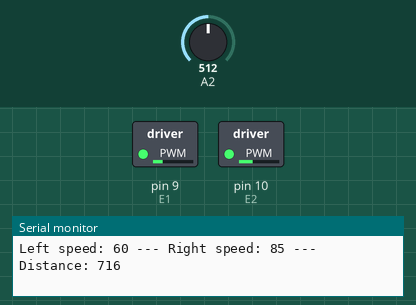
The sketch below on a simulated Arduino Uno, built with avr-gcc and run on an emulated ATmega328P. On the bench: switched loads named in the sketch (green lamp = pin HIGH), the last lines printed to the serial monitor. The inputs (shaded band) are chosen by the test bench; at power-on: A2 = 512.

Above: at 1.4 s.
1.5 s: A2 set to 122
At 2.4 s:
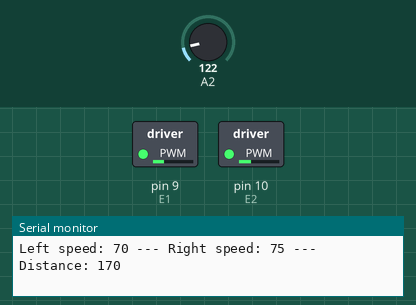
3.4 s: A2 set to 306
At 4.0 s:
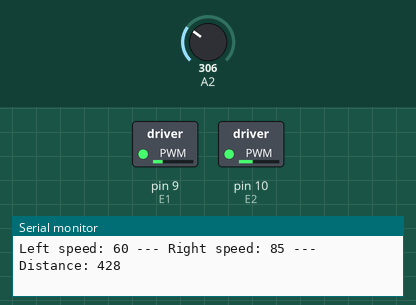
5.2 s: A2 set to 50
At 6.8 s:
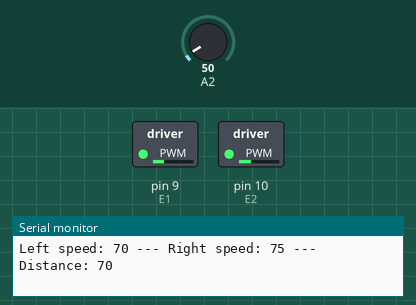
Timing chart, 0 to 8.3 s (numbered marks = the images above; inputs shaded):
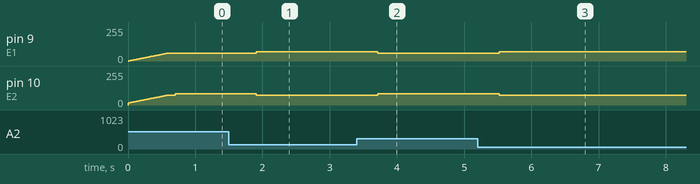

The sketch:

dfrobotkerekfordulat.ino
```cpp
/*
 * A0 - front
 * A1 - left
 * A2 - right
 *
 * E2(D10), M2(D11) - (servo) - left
 * E1(D9), M1(D8) - (servo) - right,
 */

#define E1 9
#define M1 8
#define E2 10
#define M2 11
#define MAXSPEED 60

int AFront = 0, ALeft = 1, ARight = 2;

// int countbal = 0,countjobb = 0;

int DISTANCE = 300;
int TRESHOLD = 20;

void setup()
{
//  attachInterrupt(1, erzekelobal, CHANGE);
//  attachInterrupt(0, erzekelojobb, CHANGE);
  Serial.begin(9600);
}

void accRobot()
{
    for(int i=0; i < MAXSPEED; i+=1)
    {
      digitalWrite(M1,LOW);
      digitalWrite(M2,LOW);
      analogWrite(E1,i);
      analogWrite(E2,i+15);
      delay(10);
    }
}

void slowRobot()
{
  int i = MAXSPEED;//analogRead(E2);
  while (i > 0)
  {
      digitalWrite(M1,LOW);
      digitalWrite(M2,LOW);
      analogWrite(E1,i);
      analogWrite(E2,i);
      delay(10);
      i--;
  }
}

int readSensor(int sensor)
{
  long distHistory[10];
     long swapper = 0;

     for ( int i=0; i<10; i++ ) {
         distHistory[i] = analogRead(sensor) * 1.4;
         delay(10);
     }

     for(int out=0 ; out < 10; out++) {  // outer loop
       for(int in=0; in < 10; in++)  {  // inner loop
         if( distHistory[in] > distHistory[in+1] ) {   // out of order?
           swapper = distHistory[in];
           distHistory [in] = distHistory[in+1];
           distHistory[in+1] = swapper;
         }
       }
     }

     return (long) distHistory[4];
}

void go()
{
  int newLSpeed = MAXSPEED;
  int newRSpeed = MAXSPEED+15;

  int wall = readSensor(ARight);
  if (wall < DISTANCE)
  {
    newLSpeed += 10;
  }
  else if (wall > DISTANCE)
  {
    newRSpeed += + 10;
  }
  else
  {
    newLSpeed = MAXSPEED+20;
    newRSpeed = MAXSPEED;
  }

  Serial.print("Left speed: ");
  Serial.print(newLSpeed);
  Serial.print(" --- ");
  Serial.print("Right speed: ");
  Serial.print(newRSpeed);
  Serial.print(" --- Distance: ");
  Serial.println(wall);

  digitalWrite(M1,LOW);
  digitalWrite(M2,LOW);
  analogWrite(E1,newLSpeed);
  analogWrite(E2,newRSpeed);
}

void loop()
{
//    delay(1000);
    accRobot();
    while(1)
    {
      go();
      delay(500);
    }
}

//void erzekelobal()
//{
//  countbal++;
//}
//
//void erzekelojobb()
//{
//  countjobb++;
//}
```

Measured:
- after the input at 1.5 s, pin 9 (E1): 60/255 → 70/255 after 0.41 s; pin 10 (E2): 85/255 → 75/255 after 0.41 s
- after the input at 3.4 s, pin 9 (E1): 70/255 → 60/255 after 0.32 s; pin 10 (E2): 75/255 → 85/255 after 0.32 s
- after the input at 5.2 s, pin 9 (E1): 60/255 → 70/255 after 0.32 s; pin 10 (E2): 85/255 → 75/255 after 0.32 s
